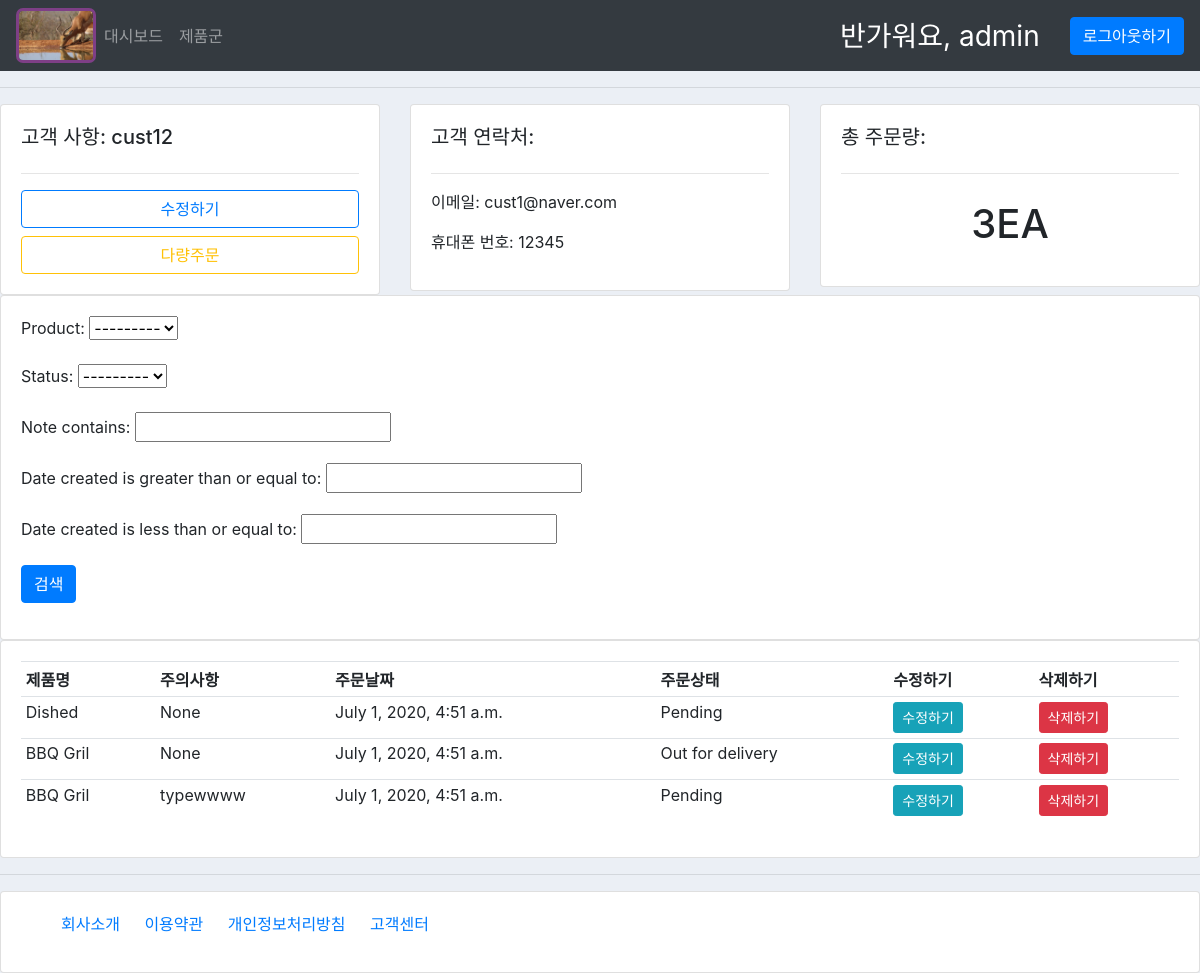
The app's page /customer/1/ (signed in), older data.
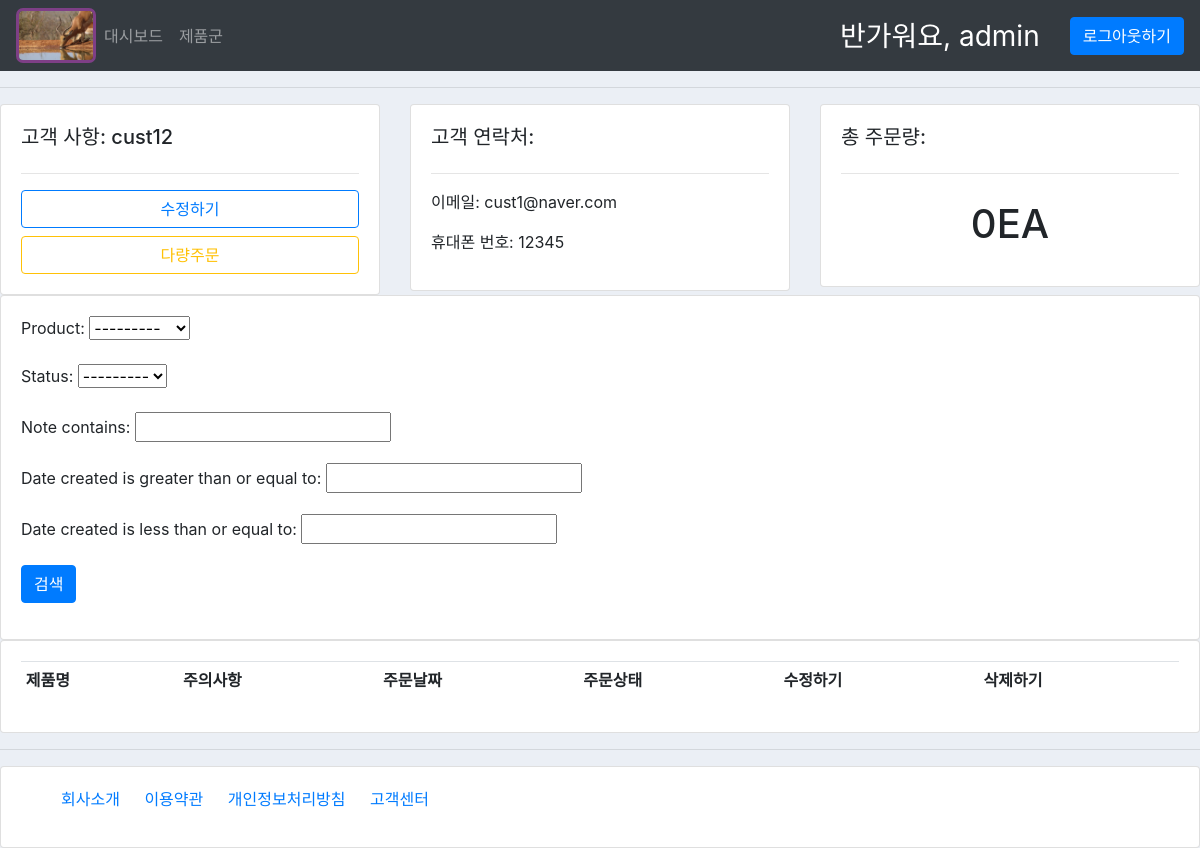
The same page, newer data.
### accounts/models.py (models this page shows)
class Order(models.Model):
    STATUS =(
        ('보류중', '보류중'),
        ('출고완료', '출고완료'),
        ('배송완료', '배송완료'),
    )
    customer= models.ForeignKey(Customer,on_delete=models.CASCADE, null=True)
    product=models.ForeignKey(Products,on_delete=models.CASCADE, null=True)
    date_created = models.DateTimeField(auto_now_add=True, null=True)
    status = models.CharField(max_length=200, null=True, choices=STATUS)
    note = models.CharField(max_length=1000,null=True,blank=True)
    def __str__(self):
        return self.product.name

class Products(models.Model):
    CATEGORY=(
        ('강아지', '강아지'),
        ('고양이', '고양이'),
    )
    name=models.CharField(max_length=200, null=True)
    price= models.FloatField(null=True)
    category=models.CharField(max_length=200, null=True, choices=CATEGORY)
    description=models.CharField(max_length=200, null=True, blank=True)
    date_created = models.DateTimeField(auto_now_add=True, null=True)
    tags = models.ManyToManyField(Tag)
    def __str__(self):
        return self.name

### accounts/decorators.py (the view)
        def wrapper_func(request, *args, **kwargs):
            group = None
            if request.user.groups.exists():
                group = request.user.groups.all()[0].name #group테이블의 pk를 제외한 유일한 컬럼"name"
            if group in allowed_roles:
                return view_func(request, *args, **kwargs)
            else:
                return HttpResponse("접근이 허가되지 않은 사용자입니다 %s만 접근하세요" % allowed_roles)
            return view_func(request, *args, **kwargs)

### accounts/views.py (called while the page is built)
@login_required(login_url='login')
@allowed_users(allowed_roles=['admin'])
def customer(request,pk):
    customer = Customer.objects.get(id=pk)
    orders=customer.order_set.all()
    total_count = orders.count()
    myFilter = OrderFilter(request.GET, queryset=orders)
    orders = myFilter.qs
    print(orders," in views")
    context={
        'customer':customer,
         'orders':orders,
          'total_count':total_count,
        'myFilter':myFilter,
    }
    return render(request, 'accounts/customer.html',context)

### accounts/templates/accounts/customer.html
{% extends 'accounts/main.html' %}
{% block content %}
<div class="row">
    <div class="col-md">
        <div class="card card-body">
            <h5>고객 사항: {{customer.name}}</h5>
            <hr>
            <a href="" class="btn btn-outline-primary btn-block">수정하기</a>
            <a href="{% url 'create_order' customer.id %}" class="btn btn-outline-warning btn-block">다량주문</a>
        </div>
    </div>
    <div class="col-md">
        <div class="card card-body">
            <h5>고객 연락처: </h5>
            <hr>
            <p> 이메일: {{customer.email}} </p>
            <p> 휴대폰 번호: {{customer.phone}}</p>
        </div>
    </div>
    <div class="col-md">
        <div class="card card-body">
            <h5>총 주문량:</h5>
            <hr>
            <h1 style="text-align: center; padding:10px ;"> {{total_count}}EA </h1>
        </div>
    </div>
</div>
<div class="row">
    <div class="col-md">
        <div class="card card-body">
            <form method="GET">
                {{myFilter.form.as_p}}
                <button class="btn btn-primary" type="submit">검색</button>
            </form>
        </div>
    </div>
</div>
<div class="row">
    <div class="col-md">
        <div class="card card-body">
            <table class="table table-sm">
                <tr>
                    <th>제품명</th>
                    <th>주의사항</th>
                    <th>주문날짜</th>
                    <th>주문상태</th>
                    <th>수정하기</th>
                    <th>삭제하기</th>
                </tr>
                {% for order in orders %}
                <tr>
                    <td>{{order.product}}</td>
                    <td>{{order.note}}</td>
                    <td>{{order.date_created}}</td>
                    <td>{{order.status}}</td>
                    <td><a class="btn btn-sm btn-info" href="{% url 'update_order' order.id %}">수정하기</td>
                    <td><a class="btn btn-sm btn-danger" href="{% url 'delete_order' order.id %}">삭제하기</td>
                </tr>
                {% endfor %}
            </table>
        </div>
    </div>
</div>
{% endblock content %}

Row changes from the older to the newer data that the page shows:
removed Order: product "Dished", note "None", date_created "July 1, 2020, 4:51 a.m.", status "Pending"
removed Order: product "BBQ Gril", note "None", date_created "July 1, 2020, 4:51 a.m.", status "Out for delivery"
removed Order: product "BBQ Gril", note "typewwww", date_created "July 1, 2020, 4:51 a.m.", status "Pending"
Text that changed along with them:
{{ total_count }}: "3" → "0"
